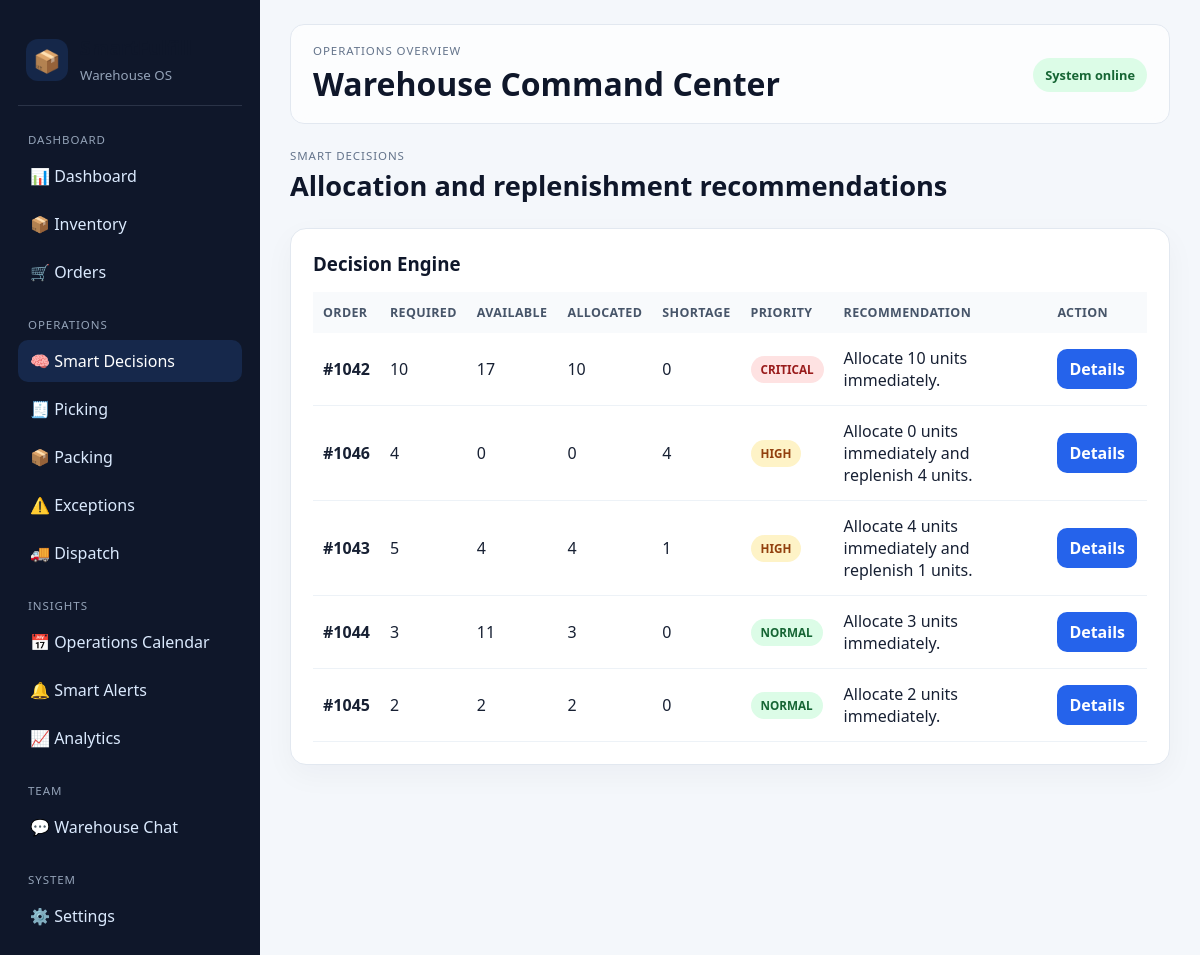
The app's page /decisions with its own data.
### tables this page shows
CREATE TABLE orders (
            id INTEGER PRIMARY KEY AUTOINCREMENT,
            order_number TEXT UNIQUE NOT NULL,
            customer TEXT NOT NULL,
            sku TEXT NOT NULL,
            product_name TEXT NOT NULL,
            quantity INTEGER NOT NULL,
            priority TEXT NOT NULL,
            priority_score INTEGER NOT NULL,
            due_date TEXT NOT NULL,
            status TEXT NOT NULL,
            allocated_quantity INTEGER DEFAULT 0,
            shortage_quantity INTEGER DEFAULT 0
        , picking_status TEXT NOT NULL DEFAULT "PENDING", packing_status TEXT NOT NULL DEFAULT "PENDING", dispatch_status TEXT NOT NULL DEFAULT "PENDING", dispatch_time TEXT);

### app.py (the view)
@app.route('/decisions')
def decisions():
    conn = get_db()
    order_rows = build_order_rows(conn)
    conn.close()
    decisions_data = []
    for order in order_rows:
        order_decision = get_order_decision(order)
        decision_row = dict(order)
        decision_row.update(order_decision)
        decisions_data.append(decision_row)
    return render_template('decisions.html', orders=decisions_data)

### app.py (called while the page is built)
def build_order_rows(conn, query=''):
    sql = """
        SELECT o.*, i.stock, i.reserved,
               COALESCE(i.stock, 0) - COALESCE(i.reserved, 0) AS available_stock
        FROM orders o
        LEFT JOIN inventory i ON o.sku = i.sku
    """
    params = []
    if query:
        sql += " WHERE o.order_number LIKE ? OR o.customer LIKE ? OR o.product_name LIKE ? OR o.sku LIKE ?"
        q = f'%{query}%'
        params.extend([q, q, q, q])
    sql += " ORDER BY o.priority_score DESC, o.id DESC"
    return conn.execute(sql, params).fetchall()

### database.py (called while the page is built)
def get_db():
    conn = sqlite3.connect(DATABASE)
    conn.row_factory = sqlite3.Row
    return conn

### templates/decisions.html
{% extends "base.html" %}
{% block content %}
<div class="page-header">
    <div>
        <p class="eyebrow">Smart Decisions</p>
        <h2>Allocation and replenishment recommendations</h2>
    </div>
</div>
<section class="panel">
    <div class="panel-header">
        <h3>Decision Engine</h3>
    </div>
    <div class="table-wrap">
        <table>
            <thead>
                <tr>
                    <th>Order</th>
                    <th>Required</th>
                    <th>Available</th>
                    <th>Allocated</th>
                    <th>Shortage</th>
                    <th>Priority</th>
                    <th>Recommendation</th>
                    <th>Action</th>
                </tr>
            </thead>
            <tbody>
                {% for order in orders %}
                <tr>
                    <td><strong>{{ order['order_number'] }}</strong></td>
                    <td>{{ order['required_quantity'] }}</td>
                    <td>{{ order['available_stock'] }}</td>
                    <td>{{ order['allocated_quantity'] }}</td>
                    <td>{{ order['shortage'] }}</td>
                    <td><span class="status-badge {{ 'danger' if order['priority'] == 'CRITICAL' else 'warning' if order['priority'] == 'HIGH' else 'success' }}">{{ order['priority'] }}</span></td>
                    <td>{{ order['recommendation'] }}</td>
                    <td><a href="/decision/{{ order['id'] }}" class="primary-btn">Details</a></td>
                </tr>
                {% else %}
                <tr><td colspan="8">No decision data available.</td></tr>
                {% endfor %}
            </tbody>
        </table>
    </div>
</section>
{% endblock %}

### static/style.css (style rules this page uses)
* { box-sizing: border-box; margin: 0; padding: 0; font-family: "Segoe UI", Arial, sans-serif; }
body { display: flex; background: #f4f7fb; color: #172033; }
.eyebrow { font-size: 0.72rem; letter-spacing: 0.08em; text-transform: uppercase; color: #64748b; margin-bottom: 4px; }
h1, h2, h3 { color: #0f172a; }
.page-header { display: flex; align-items: center; justify-content: space-between; margin-bottom: 24px; }
.page-header h2 { font-size: 1.7rem; }
.metric-card, .panel, .decision-card { background: white; border: 1px solid #e2e8f0; border-radius: 16px; box-shadow: 0 10px 30px rgba(15, 23, 42, 0.04); }
.panel { padding: 22px; }
.panel-header { display: flex; align-items: center; justify-content: space-between; margin-bottom: 16px; }
.link-button, .primary-btn { display: inline-block; text-decoration: none; font-weight: 600; border-radius: 10px; padding: 9px 12px; background: #eff6ff; color: #1d4ed8; }
.primary-btn { background: #2563eb; color: white; }
.table-wrap { overflow-x: auto; }
table { width: 100%; border-collapse: collapse; min-width: 720px; }
th { text-align: left; background: #f8fafc; color: #475569; padding: 12px 10px; font-size: 0.78rem; letter-spacing: 0.03em; text-transform: uppercase; }
td { padding: 14px 10px; border-bottom: 1px solid #edf2f7; vertical-align: middle; }
.status-badge { display: inline-block; padding: 6px 10px; border-radius: 999px; font-size: 0.73rem; font-weight: 700; text-transform: uppercase; }
.status-badge.success { background: #dcfce7; color: #166534; }
.status-badge.warning { background: #fef3c7; color: #92400e; }
.status-badge.danger { background: #fee2e2; color: #991b1b; }

### records on screen
orders: order_number "#1042", required_quantity "10", available_stock "17", allocated_quantity "10", shortage "0", priority "CRITICAL", recommendation "Allocate 10 units immediately."
orders: order_number "#1046", required_quantity "4", available_stock "0", allocated_quantity "0", shortage "4", priority "HIGH", recommendation "Allocate 0 units immediately and replenish 4 units."
orders: order_number "#1043", required_quantity "5", available_stock "4", allocated_quantity "4", shortage "1", priority "HIGH", recommendation "Allocate 4 units immediately and replenish 1 units."
orders: order_number "#1044", required_quantity "3", available_stock "11", allocated_quantity "3", shortage "0", priority "NORMAL", recommendation "Allocate 3 units immediately."
orders: order_number "#1045", required_quantity "2", available_stock "2", allocated_quantity "2", shortage "0", priority "NORMAL", recommendation "Allocate 2 units immediately."
